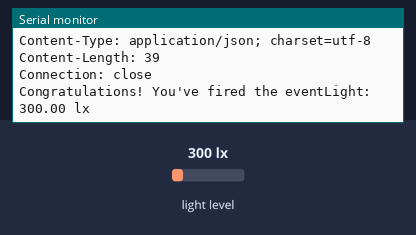
Bench run of a sketch on a simulated Arduino MKR. Parts: the last lines printed to the serial monitor. The inputs (shaded band) are chosen by the test bench; at power-on: light level 300 lx. WiFi joins after 1.5 s; servers stay silent unless stated; web services answer with replies made up by the test bench; not simulated (calls return 0 or success): secret.h.

Above: at 2.9 s.
3.0 s: light level set to 215 lx
At 3.38 s:
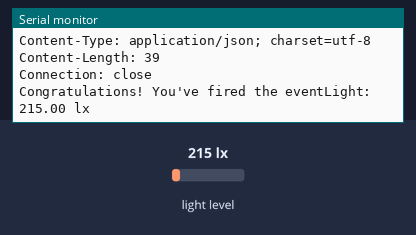
4.5 s: light level set to 189 lx
At 5.6 s:
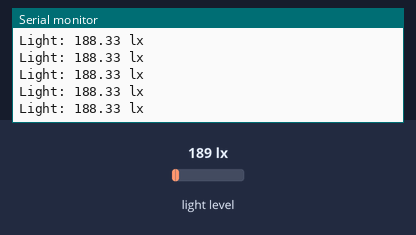
Timing chart, 0 to 7.5 s (numbered marks = the images above; inputs shaded):
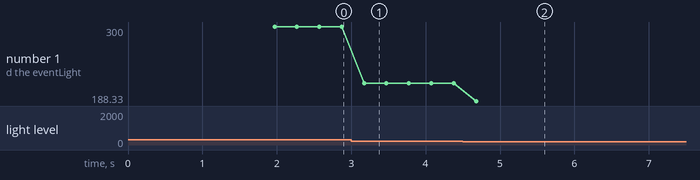

The sketch:

3.1P.ino
```cpp
#include <SPI.h>
#include <WiFiNINA.h>
#include <BH1750.h>
#include <Wire.h>
#include "secret.h"

char ssid[] = SECRET_SSID;		// replace MySSID with your WiFi network name
char pass[] = SECRET_PASS;

WiFiClient client;

char   HOST_NAME[] = "maker.ifttt.com";
String PATH_NAME   = "/trigger/Sunlight/with/key/c8Fev_l40JnBljOrwJrpSx";
String queryString = "?value1=57&value2=25"; // change your EVENT-NAME and YOUR-KEY
BH1750 lightMeter(0x23);


void setup() {
  // initialize WiFi connection
  WiFi.begin(ssid, pass);
  Wire.begin();

  Serial.begin(9600);
  while (!Serial);

  lightMeter.begin();

  // connect to web server on port 80:
  if (client.connect(HOST_NAME, 80)) {
    // if connected:
    Serial.println("Connected to server");
  }
  else {// if not connected:
    Serial.println("connection failed");
  }
}

/*void loop() {
  if (Serial.read() == 's') {

    // make a HTTP request:
    // send HTTP header
    client.println("GET " + PATH_NAME + " HTTP/1.1");
    client.println("Host: " + String(HOST_NAME));
    client.println("Connection: close");
    client.println(); // end HTTP header


    while (client.connected()) {
      if (client.available()) {
        // read an incoming byte from the server and print it to serial monitor:
        char c = client.read();
        Serial.print(c);
      }
    }

    // the server's disconnected, stop the client:
    client.stop();
    Serial.println();
    Serial.println("disconnected");
  }
}*/

void loop() {
  if (lightMeter.measurementReady()) {
    float lux = lightMeter.readLightLevel();
    Serial.print("Light: ");
    Serial.print(lux);
    Serial.println(" lx");

  if(lux > 200){
    triggerIFTTT();
    //delay(1000);
    // while(lux > 60) {
    //   //delay(1000);
    //   lux = lightMeter.readLightLevel();
    //}
  //triggerIFTTT();
  }
  else if(lux < 10){
    triggerIFTTT();
  }

  //delay(1000);
  }
}

void triggerIFTTT(){
  if(client.connect(HOST_NAME, 80)){
    client.println("GET " + PATH_NAME + queryString + " HTTP/1.1");
    client.println("Host: " + String(HOST_NAME));
    client.println("Connection: close");
    client.println();

    while(client.connected()){
    if(client.available()) {
      char c = client.read();
      Serial.print(c);
    }
    }

    client.stop();

  } else {
    Serial.println("failed to connect");
  }
}
```

Measured:
- the behaviour switches between 201 and 200 lx on light level (found by bisection; images 1 and 2)
- after the input at 3.0 s, the serial monitor: prints a new line after 0.17 s (image 1)
- after the input at 4.5 s, the serial monitor: prints a new line after 0.18 s (image 2)
- plotted number 1: 300 → 215 after the input at 3.0 s, 215 → 188.33 after the input at 4.5 s
